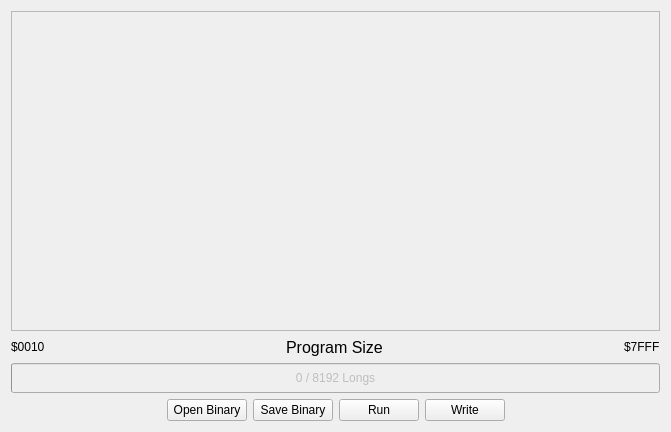
<?xml version="1.0" encoding="UTF-8"?>
<ui version="4.0">
 <class>MemoryMap</class>
 <widget class="QWidget" name="MemoryMap">
  <property name="geometry">
   <rect>
    <x>0</x>
    <y>0</y>
    <width>671</width>
    <height>432</height>
   </rect>
  </property>
  <property name="sizePolicy">
   <sizepolicy hsizetype="Fixed" vsizetype="Preferred">
    <horstretch>0</horstretch>
    <verstretch>0</verstretch>
   </sizepolicy>
  </property>
  <property name="windowTitle">
   <string>Memory Map</string>
  </property>
  <layout class="QVBoxLayout" name="verticalLayout">
   <item>
    <widget class="MemoryMapPrivate" name="frame">
     <property name="sizePolicy">
      <sizepolicy hsizetype="Minimum" vsizetype="Expanding">
       <horstretch>0</horstretch>
       <verstretch>0</verstretch>
      </sizepolicy>
     </property>
     <property name="frameShape">
      <enum>QFrame::StyledPanel</enum>
     </property>
     <property name="frameShadow">
      <enum>QFrame::Raised</enum>
     </property>
    </widget>
   </item>
   <item>
    <layout class="QHBoxLayout" name="horizontalLayout_2">
     <item>
      <widget class="QLabel" name="programSizeMin">
       <property name="toolTip">
        <string>Minimum size</string>
       </property>
       <property name="statusTip">
        <string>Minimum program image size</string>
       </property>
       <property name="text">
        <string>$0010</string>
       </property>
      </widget>
     </item>
     <item>
      <spacer name="horizontalSpacer_3">
       <property name="orientation">
        <enum>Qt::Horizontal</enum>
       </property>
       <property name="sizeHint" stdset="0">
        <size>
         <width>40</width>
         <height>20</height>
        </size>
       </property>
      </spacer>
     </item>
     <item>
      <widget class="QLabel" name="programSizeLabel">
       <property name="font">
        <font>
         <pointsize>12</pointsize>
        </font>
       </property>
       <property name="text">
        <string>Program Size</string>
       </property>
      </widget>
     </item>
     <item>
      <spacer name="horizontalSpacer_4">
       <property name="orientation">
        <enum>Qt::Horizontal</enum>
       </property>
       <property name="sizeHint" stdset="0">
        <size>
         <width>40</width>
         <height>20</height>
        </size>
       </property>
      </spacer>
     </item>
     <item>
      <widget class="QLabel" name="programSizeMax">
       <property name="toolTip">
        <string>Maximum size</string>
       </property>
       <property name="statusTip">
        <string>Maximum program image size</string>
       </property>
       <property name="text">
        <string>$7FFF</string>
       </property>
      </widget>
     </item>
    </layout>
   </item>
   <item>
    <widget class="QProgressBar" name="programSizeBar">
     <property name="enabled">
      <bool>false</bool>
     </property>
     <property name="sizePolicy">
      <sizepolicy hsizetype="Preferred" vsizetype="Fixed">
       <horstretch>0</horstretch>
       <verstretch>0</verstretch>
      </sizepolicy>
     </property>
     <property name="minimumSize">
      <size>
       <width>0</width>
       <height>30</height>
      </size>
     </property>
     <property name="toolTip">
      <string>Program size</string>
     </property>
     <property name="statusTip">
      <string>Size of binary in Longs (4 bytes)</string>
     </property>
     <property name="maximum">
      <number>8192</number>
     </property>
     <property name="value">
      <number>0</number>
     </property>
     <property name="format">
      <string>%v / %m Longs</string>
     </property>
    </widget>
   </item>
   <item>
    <layout class="QHBoxLayout" name="horizontalLayout">
     <property name="sizeConstraint">
      <enum>QLayout::SetFixedSize</enum>
     </property>
     <item>
      <spacer name="horizontalSpacer">
       <property name="orientation">
        <enum>Qt::Horizontal</enum>
       </property>
       <property name="sizeHint" stdset="0">
        <size>
         <width>40</width>
         <height>20</height>
        </size>
       </property>
      </spacer>
     </item>
     <item>
      <widget class="QPushButton" name="buttonOpenBinary">
       <property name="toolTip">
        <string>Open Binary</string>
       </property>
       <property name="statusTip">
        <string>Open a binary file from your drive</string>
       </property>
       <property name="text">
        <string>Open Binary</string>
       </property>
      </widget>
     </item>
     <item>
      <widget class="QPushButton" name="buttonSaveBinary">
       <property name="toolTip">
        <string>Save Binary</string>
       </property>
       <property name="statusTip">
        <string>Save binary image to file</string>
       </property>
       <property name="text">
        <string>Save Binary</string>
       </property>
      </widget>
     </item>
     <item>
      <widget class="QPushButton" name="buttonRun">
       <property name="toolTip">
        <string>Run</string>
       </property>
       <property name="statusTip">
        <string>Run binary in RAM</string>
       </property>
       <property name="text">
        <string>Run</string>
       </property>
      </widget>
     </item>
     <item>
      <widget class="QPushButton" name="buttonWrite">
       <property name="toolTip">
        <string>Write</string>
       </property>
       <property name="statusTip">
        <string>Write program image to EEPROM</string>
       </property>
       <property name="text">
        <string>Write</string>
       </property>
      </widget>
     </item>
     <item>
      <spacer name="horizontalSpacer_2">
       <property name="orientation">
        <enum>Qt::Horizontal</enum>
       </property>
       <property name="sizeHint" stdset="0">
        <size>
         <width>40</width>
         <height>20</height>
        </size>
       </property>
      </spacer>
     </item>
    </layout>
   </item>
  </layout>
 </widget>
 <customwidgets>
  <customwidget>
   <class>MemoryMapPrivate</class>
   <extends>QFrame</extends>
   <header>memorymapprivate.h</header>
   <container>1</container>
  </customwidget>
 </customwidgets>
 <resources/>
 <connections/>
</ui>
